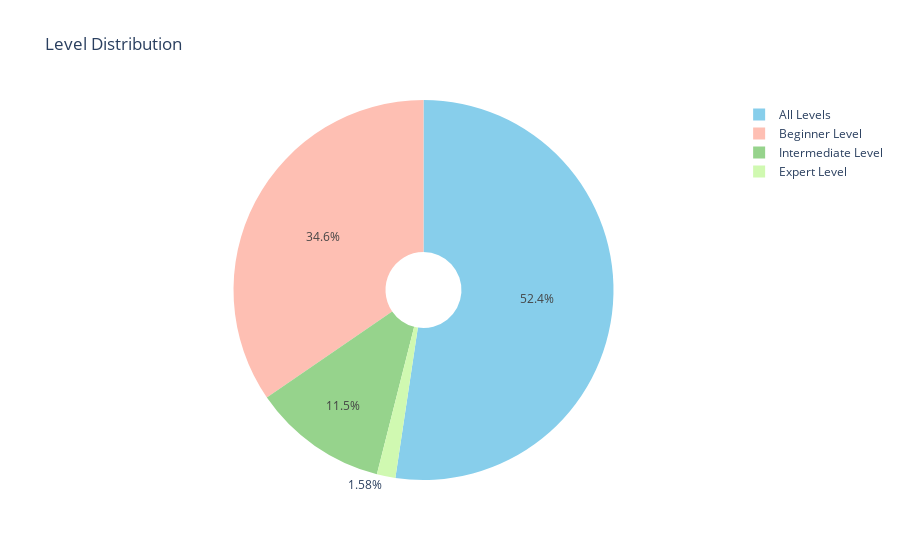

Notebook cell for this chart:
### Code cell
#Phân phối Level
a = df['level'].value_counts()
label = a.index
size = a.values

colors = ['skyblue', '#FEBFB3', '#96D38C', '#D0F9B1',]
trace = go.Pie(labels=label, values=size, marker=dict(colors=colors),hole = .2)

data = [trace]
layout = go.Layout(
    title='Level Distribution'
)

fig = go.Figure(data=data, layout=layout)
py.iplot(fig)

### Figure 1 — Plotly figure (JSON) as saved in the notebook; plotly's stock layout.template omitted (floating-point values rounded to 4 significant figures)
{"data": [{"hole": 0.2, "labels": ["All Levels", "Beginner Level", "Intermediate Level", "Expert Level"], "marker": {"colors": ["skyblue", "#FEBFB3", "#96D38C", "#D0F9B1"]}, "type": "pie", "values": [1925, 1271, 422, 58]}], "layout": {"title": {"text": "Level Distribution"}}}
